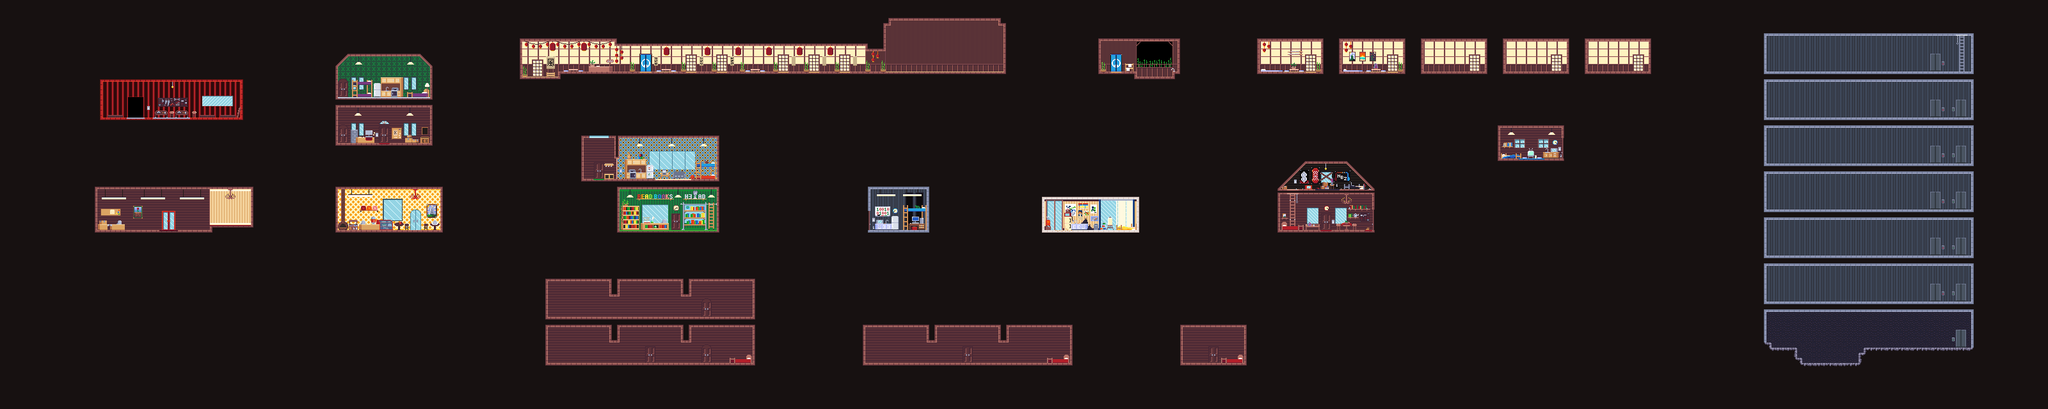

The image is a tile-based game level rendered from a .tmx file. Its description and source (layers, tilesets, objects; grid data summarised) follow:
An orthogonal 400x80 tile map with 8x8 px tiles, 8 tile layers (walls, water_bg, decoration, base, ...), 1 hidden layer not drawn, 2 tilesets and 178 objects.

<map version="1.4" tiledversion="1.4.2" orientation="orthogonal" renderorder="right-down" width="400" height="80" tilewidth="8" tileheight="8" infinite="0" nextlayerid="59" nextobjectid="280">
 <properties>
  <property name="darkLevel" value="1" />
  <property name="name" value="Interior" />
  <property name="season" value="defer" />
 </properties>
 <tileset firstgid="1" name="updtileset" tilewidth="8" tileheight="8" spacing="2" margin="1" tilecount="400" columns="10">
  <image source="updtileset.png" trans="ff00ff" width="100" height="400" />
 </tileset>
 <tileset firstgid="401" name="decor_tileset" tilewidth="8" tileheight="8" tilecount="18750" columns="125">
  <image source="decor_tileset.png" trans="ff00ff" width="1000" height="1200" />
 </tileset>
 <layer id="37" name="walls" width="400" height="80">
  <data>[32000 cells, 31945 non-empty, 62 distinct tile ids]</data>
 </layer>
 <layer id="53" name="water_bg" width="400" height="80">
  <data>[32000 cells, 0 non-empty, 0 distinct tile ids]</data>
 </layer>
 <layer id="45" name="decoration" width="400" height="80">
  <data>[32000 cells, 3254 non-empty, 2921 distinct tile ids]</data>
 </layer>
 <layer id="38" name="base" width="400" height="80">
  <data>[32000 cells, 26401 non-empty, 23 distinct tile ids]</data>
 </layer>
 <layer id="58" name="decoration_fg" width="400" height="80">
  <data>[32000 cells, 297 non-empty, 291 distinct tile ids]</data>
 </layer>
 <layer id="39" name="water" width="400" height="80">
  <data>[32000 cells, 0 non-empty, 0 distinct tile ids]</data>
 </layer>
 <layer id="54" name="ADDON" width="400" height="80">
  <data>[32000 cells, 0 non-empty, 0 distinct tile ids]</data>
 </layer>
 <layer id="55" name="grass" width="400" height="80">
  <data>[32000 cells, 0 non-empty, 0 distinct tile ids]</data>
 </layer>
 <layer id="56" name="blocker" width="400" height="80" visible="0">
  <data>[32000 cells, 2358 non-empty, 1 distinct tile ids]</data>
 </layer>
 <objectgroup id="51" name="pathing" visible="0" locked="1" />
 <objectgroup id="50" name="subareas" visible="0">
  <object id="74" x="144" y="280" width="262" height="96">
   <properties>
    <property name="name" value="store" />
   </properties>
  </object>
  <object id="75" x="520" y="288" width="176" height="88">
   <properties>
    <property name="name" value="cafe" />
   </properties>
  </object>
  <object id="78" x="960" y="288" width="168" height="80">
   <properties>
    <property name="name" value="bookstoreLower" />
   </properties>
  </object>
  <object id="83" x="904" y="208" width="224" height="80">
   <properties>
    <property name="name" value="bookstoreUpper" />
   </properties>
  </object>
  <object id="85" x="1822" y="504.833" width="147" height="73">
   <properties>
    <property name="name" value="farmhouseCabin" />
   </properties>
  </object>
  <object id="87" x="1352" y="288" width="104" height="80">
   <properties>
    <property name="name" value="rockwellHouse" />
   </properties>
  </object>
  <object id="89" x="1624" y="304" width="160" height="64">
   <properties>
    <property name="name" value="beachHouse" />
   </properties>
  </object>
  <object id="91" x="1992" y="303" width="160" height="65">
   <properties>
    <property name="name" value="piperLower" />
   </properties>
  </object>
  <object id="93" x="2324.67" y="176" width="133" height="88">
   <properties>
    <property name="name" value="forge" />
   </properties>
  </object>
  <object id="94" x="144" y="112" width="256.667" height="96">
   <properties>
    <property name="name" value="workshop" />
   </properties>
  </object>
  <object id="95" x="518" y="160" width="164" height="80">
   <properties>
    <property name="name" value="townhallLower" />
   </properties>
  </object>
  <object id="109" x="800" y="17.3333" width="786" height="126.667">
   <properties>
    <property name="name" value="inn" />
   </properties>
  </object>
  <object id="121" x="517.5" y="80" width="164.5" height="80">
   <properties>
    <property name="name" value="townhallUpper" />
   </properties>
  </object>
  <object id="136" x="1992.67" y="237.333" width="160" height="65">
   <properties>
    <property name="name" value="piperUpper" />
   </properties>
  </object>
  <object id="193" x="1701.33" y="47.3333" width="159.333" height="96.667">
   <properties>
    <property name="name" value="innBath" />
   </properties>
  </object>
  <object id="194" x="1953" y="40" width="127.583" height="96.667">
   <properties>
    <property name="name" value="innTroy" />
   </properties>
  </object>
  <object id="195" x="2080" y="40" width="127.583" height="96.667">
   <properties>
    <property name="name" value="innCharlotte" />
   </properties>
  </object>
  <object id="196" x="2208" y="40" width="127.583" height="96.667">
   <properties>
    <property name="name" value="innSpare1" />
   </properties>
  </object>
  <object id="197" x="2336" y="40" width="127.583" height="96.667">
   <properties>
    <property name="name" value="innSpare2" />
   </properties>
  </object>
  <object id="198" x="2464" y="40" width="127.583" height="96.667">
   <properties>
    <property name="name" value="innSpare3" />
   </properties>
  </object>
  <object id="203" x="1344" y="504" width="340" height="73">
   <properties>
    <property name="name" value="farmhouseHouse" />
   </properties>
  </object>
  <object id="204" x="848" y="504" width="340" height="73">
   <properties>
    <property name="name" value="farmhouseMansionLower" />
   </properties>
  </object>
  <object id="205" x="848" y="432" width="340" height="73">
   <properties>
    <property name="name" value="farmhouseMansionUpper" />
   </properties>
  </object>
 </objectgroup>
 <objectgroup id="47" name="zones" visible="0" locked="1" />
 <objectgroup id="48" name="cutscenes" visible="0" locked="1" />
 <objectgroup id="57" name="lighting" visible="0" locked="1" />
 <objectgroup id="52" name="sounds" visible="0" locked="1" />
 <objectgroup id="14" name="transitions" visible="0">
  <object id="10" x="992" y="520" width="44.9659" height="48.6667">
   <properties>
    <property name="animation" value="right" />
    <property name="areaSpawn" value="SPfarmhouseOutside" />
    <property name="areaTo" value="FARM" />
    <property name="automatic" value="no" />
   </properties>
  </object>
  <object id="11" x="2376" y="184" width="84.2916" height="76.3334">
   <properties>
    <property name="animation" value="right" />
    <property name="areaSpawn" value="SPforge" />
    <property name="areaTo" value="TOWN" />
    <property name="automatic" value="no" />
   </properties>
  </object>
  <object id="12" x="147.52" y="125.959" width="234.542" height="69.1666">
   <properties>
    <property name="animation" value="right" />
    <property name="areaSpawn" value="SPworkshop" />
    <property name="areaTo" value="TOWN" />
    <property name="automatic" value="no" />
   </properties>
  </object>
  <object id="13" x="248" y="312" width="33.0114" height="47.6364">
   <properties>
    <property name="animation" value="right" />
    <property name="areaSpawn" value="SPstore" />
    <property name="areaTo" value="TOWN" />
    <property name="automatic" value="no" />
   </properties>
  </object>
  <object id="14" x="580.5" y="184" width="36.375" height="44">
   <properties>
    <property name="animation" value="right" />
    <property name="areaSpawn" value="SPtownhall" />
    <property name="areaTo" value="TOWN" />
    <property name="automatic" value="no" />
   </properties>
  </object>
  </objectgroup>
 <objectgroup id="13" name="waypoints" visible="0">
  <!-- 52 objects omitted --></objectgroup>
 <objectgroup id="20" name="entity" visible="0">
  <!-- 57 objects omitted --></objectgroup>
 <objectgroup id="46" name="fishingzones" visible="0" locked="1" />
 <objectgroup id="40" name="spawnzones" visible="0" locked="1" />
</map>
<!-- 150 of 178 objects omitted -->
